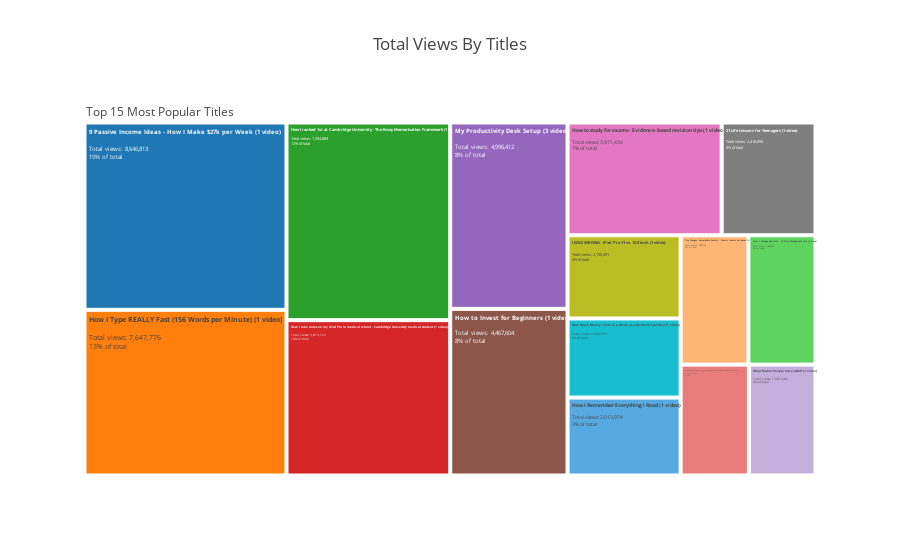

The cell this chart's notebook holds for it:
### Code cell
fig.show()

### Figure 1 — Plotly figure (JSON) as saved in the notebook; plotly's stock layout.template omitted (floating-point values rounded to 4 significant figures)
{"data": [{"labels": ["9 Passive Income Ideas - How I Make $27k per Week (1 video)", "How I Type REALLY Fast (156 Words per Minute) (1 video)", "How I ranked 1st at Cambridge University - The Essay Memorisation Framework (1 video)", "How I take notes on my iPad Pro in medical school - Cambridge University medical student (1 video)", "My Productivity Desk Setup (3 video)", "How to Invest for Beginners (1 video)", "How to study for exams - Evidence-based revision tips (1 video)", "21 Life Lessons for Teenagers (1 video)", "I WAS WRONG - iPad Pro 11 vs. 12.9 inch (1 video)", "How Much Money I Earn in a Week as a Doctor & YouTuber (1 video)", "How I Remember Everything I Read (1 video)", "Tiny Changes, Remarkable Results - Atomic Habits by James Clear (1 video)", "How I Manage My Time - 10 Time Management Tips (1 video)", "Which iPad should you buy - Analysis of iPad Pro vs iPad Air vs iPad Mini vs iPad (1 video)", "What Makes People Successful? (1 video)"], "parents": ["Top 15 Most Popular Titles", "Top 15 Most Popular Titles", "Top 15 Most Popular Titles", "Top 15 Most Popular Titles", "Top 15 Most Popular Titles", "Top 15 Most Popular Titles", "Top 15 Most Popular Titles", "Top 15 Most Popular Titles", "Top 15 Most Popular Titles", "Top 15 Most Popular Titles", "Top 15 Most Popular Titles", "Top 15 Most Popular Titles", "Top 15 Most Popular Titles", "Top 15 Most Popular Titles", "Top 15 Most Popular Titles"], "texttemplate": "<b>%{label}</b><br><br>Total views: %{value}<br>%{percentParent} of total", "type": "treemap", "values": [8646813, 7647776, 7394889, 5813723, 4996412, 4467604, 3971434, 2418898, 2150491, 2043979, 2013974, 2003103, 1983502, 1730363, 1687283]}], "layout": {"autosize": true, "title": {"text": "Total Views By Titles"}}}
